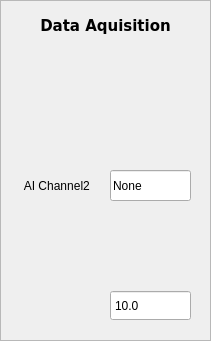
   <widget class="QFrame" name="frame_5">
    <property name="geometry">
     <rect>
      <x>30</x>
      <y>130</y>
      <width>211</width>
      <height>341</height>
     </rect>
    </property>
    <property name="frameShape">
     <enum>QFrame::StyledPanel</enum>
    </property>
    <property name="frameShadow">
     <enum>QFrame::Sunken</enum>
    </property>
    <widget class="QDoubleSpinBox" name="ai_limit_box">
     <property name="geometry">
      <rect>
       <x>110</x>
       <y>290</y>
       <width>81</width>
       <height>31</height>
      </rect>
     </property>
     <property name="toolTip">
      <string>Limits of oscilloscope</string>
     </property>
     <property name="buttonSymbols">
      <enum>QAbstractSpinBox::NoButtons</enum>
     </property>
     <property name="decimals">
      <number>1</number>
     </property>
     <property name="minimum">
      <double>0.100000000000000</double>
     </property>
     <property name="maximum">
      <double>10.000000000000000</double>
     </property>
     <property name="value">
      <double>10.000000000000000</double>
     </property>
    </widget>
    <widget class="QLabel" name="label_18">
     <property name="geometry">
      <rect>
       <x>0</x>
       <y>10</y>
       <width>211</width>
       <height>31</height>
      </rect>
     </property>
     <property name="font">
      <font>
       <family>Verdana</family>
       <pointsize>11</pointsize>
       <weight>75</weight>
       <bold>true</bold>
      </font>
     </property>
     <property name="text">
      <string>Data Aquisition</string>
     </property>
     <property name="alignment">
      <set>Qt::AlignCenter</set>
     </property>
    </widget>
    <widget class="QLabel" name="label_15">
     <property name="geometry">
      <rect>
       <x>0</x>
       <y>170</y>
       <width>111</width>
       <height>31</height>
      </rect>
     </property>
     <property name="toolTip">
      <string>Second analog input channel.
Only use if reading from two channels</string>
     </property>
     <property name="text">
      <string> AI Channel2</string>
     </property>
     <property name="alignment">
      <set>Qt::AlignCenter</set>
     </property>
    </widget>
    <widget class="QLineEdit" name="ai_channel2_box">
     <property name="geometry">
      <rect>
       <x>110</x>
       <y>170</y>
       <width>81</width>
       <height>31</height>
      </rect>
     </property>
     <property name="toolTip">
      <string>Second output channell.
Only use if reading from two channels</string>
     </property>
     <property name="text">
      <string>None</string>
     </property>
    </widget>
   </widget>
